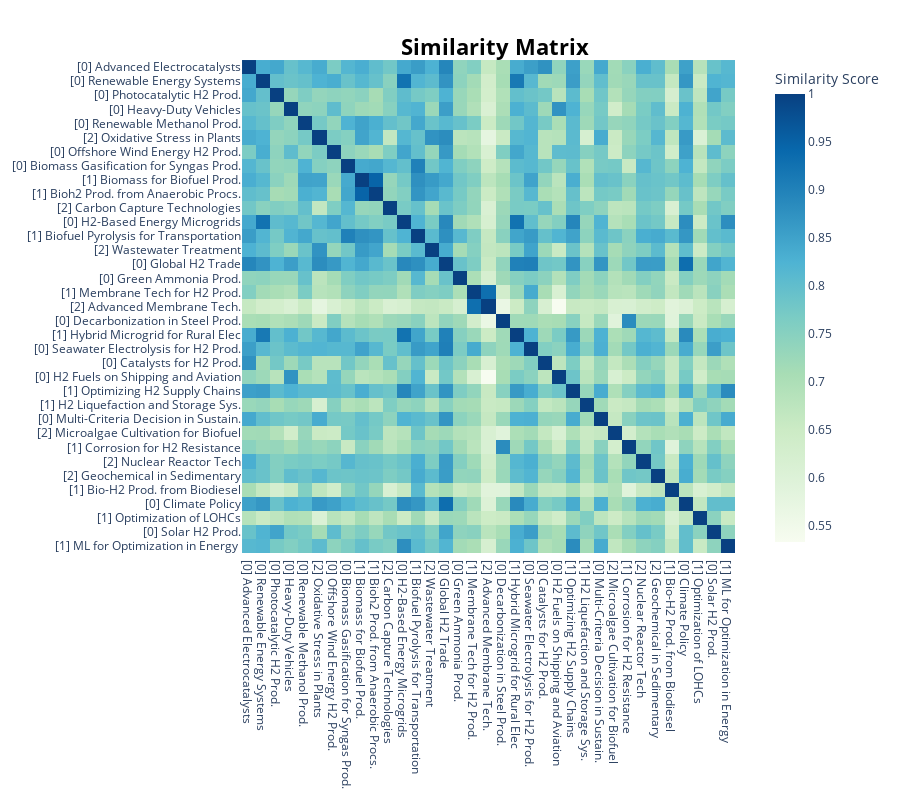

This figure's notebook cell:
### Code cell
# Plot heatmap
topic_model.set_topic_labels(short_labels)
topic_model.visualize_heatmap( custom_labels=True, height=800, width=900)

### Figure 1 — Plotly figure (JSON) as saved in the notebook; plotly's stock layout.template omitted (floating-point values rounded to 4 significant figures; data arrays with more than 128 entries replaced by an {"elided": "..."} marker saying what was removed)
{"data": [{"coloraxis": "coloraxis", "hovertemplate": "x: %{x}<br>y: %{y}<br>Similarity Score: %{z}<extra></extra>", "name": "0", "type": "heatmap", "x": ["[0] Advanced Electrocatalysts", "[0] Renewable Energy Systems", "[0] Photocatalytic H2 Prod.", "[0] Heavy-Duty Vehicles", "[0] Renewable Methanol Prod.", "[2] Oxidative Stress in Plants", "[0] Offshore Wind Energy H2 Prod.", "[0] Biomass Gasification for Syngas Prod.", "[1] Biomass for Biofuel Prod.", "[1] Bioh2 Prod. from Anaerobic Procs.", "[2] Carbon Capture Technologies", "[0] H2-Based Energy Microgrids", "[1] Biofuel Pyrolysis for Transportation", "[2] Wastewater Treatment", "[0] Global H2 Trade", "[0] Green Ammonia Prod.", "[1] Membrane Tech for H2 Prod.", "[2] Advanced Membrane Tech.", "[0] Decarbonization in Steel Prod.", "[1] Hybrid Microgrid for Rural Elec", "[0] Seawater Electrolysis for H2 Prod.", "[0] Catalysts for H2 Prod.", "[0] H2 Fuels on Shipping and Aviation", "[1] Optimizing H2 Supply Chains", "[1] H2 Liquefaction and Storage Sys.", "[0] Multi-Criteria Decision in Sustain.", "[2] Microalgae Cultivation for Biofuel", "[1] Corrosion for H2 Resistance", "[2] Nuclear Reactor Tech", "[2] Geochemical in Sedimentary", "[1] Bio-H2 Prod. from Biodiesel", "[0] Climate Policy", "[1] Optimization of LOHCs", "[0] Solar H2 Prod.", "[1] ML for Optimization in Energy "], "xaxis": "x", "y": ["[0] Advanced Electrocatalysts", "[0] Renewable Energy Systems", "[0] Photocatalytic H2 Prod.", "[0] Heavy-Duty Vehicles", "[0] Renewable Methanol Prod.", "[2] Oxidative Stress in Plants", "[0] Offshore Wind Energy H2 Prod.", "[0] Biomass Gasification for Syngas Prod.", "[1] Biomass for Biofuel Prod.", "[1] Bioh2 Prod. from Anaerobic Procs.", "[2] Carbon Capture Technologies", "[0] H2-Based Energy Microgrids", "[1] Biofuel Pyrolysis for Transportation", "[2] Wastewater Treatment", "[0] Global H2 Trade", "[0] Green Ammonia Prod.", "[1] Membrane Tech for H2 Prod.", "[2] Advanced Membrane Tech.", "[0] Decarbonization in Steel Prod.", "[1] Hybrid Microgrid for Rural Elec", "[0] Seawater Electrolysis for H2 Prod.", "[0] Catalysts for H2 Prod.", "[0] H2 Fuels on Shipping and Aviation", "[1] Optimizing H2 Supply Chains", "[1] H2 Liquefaction and Storage Sys.", "[0] Multi-Criteria Decision in Sustain.", "[2] Microalgae Cultivation for Biofuel", "[1] Corrosion for H2 Resistance", "[2] Nuclear Reactor Tech", "[2] Geochemical in Sedimentary", "[1] Bio-H2 Prod. from Biodiesel", "[0] Climate Policy", "[1] Optimization of LOHCs", "[0] Solar H2 Prod.", "[1] ML for Optimization in Energy "], "yaxis": "y", "z": {"elided": "35x35 float values"}}], "layout": {"coloraxis": {"colorbar": {"title": {"text": "Similarity Score"}}, "colorscale": [[0, "rgb(247,252,240)"], [0.125, "rgb(224,243,219)"], [0.25, "rgb(204,235,197)"], [0.375, "rgb(168,221,181)"], [0.5, "rgb(123,204,196)"], [0.625, "rgb(78,179,211)"], [0.75, "rgb(43,140,190)"], [0.875, "rgb(8,104,172)"], [1, "rgb(8,64,129)"]]}, "height": 800, "hoverlabel": {"bgcolor": "white", "font": {"family": "Rockwell", "size": 16}}, "legend": {"title": {"text": "Trend"}}, "margin": {"t": 60}, "showlegend": true, "title": {"font": {"color": "Black", "size": 22}, "text": "<b>Similarity Matrix</b>", "x": 0.55, "xanchor": "center", "y": 0.95, "yanchor": "top"}, "width": 900, "xaxis": {"anchor": "y", "constrain": "domain", "domain": [0, 1], "scaleanchor": "y"}, "yaxis": {"anchor": "x", "autorange": "reversed", "constrain": "domain", "domain": [0, 1]}}}
